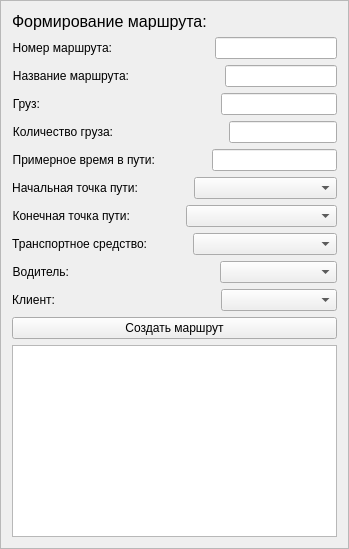
          <widget class="QFrame" name="frame_3">
           <property name="autoFillBackground">
            <bool>true</bool>
           </property>
           <property name="frameShape">
            <enum>QFrame::StyledPanel</enum>
           </property>
           <property name="frameShadow">
            <enum>QFrame::Raised</enum>
           </property>
           <layout class="QGridLayout" name="gridLayout_3">
            <item row="0" column="0">
             <layout class="QVBoxLayout" name="verticalLayout_41">
              <item>
               <widget class="QLabel" name="label_100">
                <property name="font">
                 <font>
                  <pointsize>12</pointsize>
                 </font>
                </property>
                <property name="text">
                 <string>Формирование маршрута:</string>
                </property>
               </widget>
              </item>
              <item>
               <layout class="QVBoxLayout" name="verticalLayout_42">
                <item>
                 <layout class="QVBoxLayout" name="verticalLayout_43">
                  <item>
                   <layout class="QHBoxLayout" name="horizontalLayout_92">
                    <item>
                     <widget class="QLabel" name="label_101">
                      <property name="text">
                       <string>Номер маршрута:</string>
                      </property>
                      <property name="alignment">
                       <set>Qt::AlignRight|Qt::AlignTrailing|Qt::AlignVCenter</set>
                      </property>
                     </widget>
                    </item>
                    <item>
                     <spacer name="horizontalSpacer_23">
                      <property name="orientation">
                       <enum>Qt::Horizontal</enum>
                      </property>
                      <property name="sizeType">
                       <enum>QSizePolicy::Fixed</enum>
                      </property>
                      <property name="sizeHint" stdset="0">
                       <size>
                        <width>97</width>
                        <height>20</height>
                       </size>
                      </property>
                     </spacer>
                    </item>
                    <item>
                     <widget class="QLineEdit" name="lineEdit_87">
                      <property name="sizePolicy">
                       <sizepolicy hsizetype="Expanding" vsizetype="Fixed">
                        <horstretch>0</horstretch>
                        <verstretch>0</verstretch>
                       </sizepolicy>
                      </property>
                     </widget>
                    </item>
                   </layout>
                  </item>
                  <item>
                   <layout class="QHBoxLayout" name="horizontalLayout_93">
                    <item>
                     <widget class="QLabel" name="label_102">
                      <property name="text">
                       <string>Название маршрута:</string>
                      </property>
                      <property name="alignment">
                       <set>Qt::AlignRight|Qt::AlignTrailing|Qt::AlignVCenter</set>
                      </property>
                     </widget>
                    </item>
                    <item>
                     <spacer name="horizontalSpacer_24">
                      <property name="orientation">
                       <enum>Qt::Horizontal</enum>
                      </property>
                      <property name="sizeType">
                       <enum>QSizePolicy::Fixed</enum>
                      </property>
                      <property name="sizeHint" stdset="0">
                       <size>
                        <width>90</width>
                        <height>20</height>
                       </size>
                      </property>
                     </spacer>
                    </item>
                    <item>
                     <widget class="QLineEdit" name="lineEdit_88">
                      <property name="sizePolicy">
                       <sizepolicy hsizetype="Expanding" vsizetype="Fixed">
                        <horstretch>0</horstretch>
                        <verstretch>0</verstretch>
                       </sizepolicy>
                      </property>
                     </widget>
                    </item>
                   </layout>
                  </item>
                  <item>
                   <layout class="QHBoxLayout" name="horizontalLayout_96">
                    <item>
                     <widget class="QLabel" name="label_105">
                      <property name="text">
                       <string>Груз:</string>
                      </property>
                      <property name="alignment">
                       <set>Qt::AlignRight|Qt::AlignTrailing|Qt::AlignVCenter</set>
                      </property>
                     </widget>
                    </item>
                    <item>
                     <spacer name="horizontalSpacer_27">
                      <property name="orientation">
                       <enum>Qt::Horizontal</enum>
                      </property>
                      <property name="sizeType">
                       <enum>QSizePolicy::Fixed</enum>
                      </property>
                      <property name="sizeHint" stdset="0">
                       <size>
                        <width>175</width>
                        <height>20</height>
                       </size>
                      </property>
                     </spacer>
                    </item>
                    <item>
                     <widget class="QLineEdit" name="lineEdit_90">
                      <property name="sizePolicy">
                       <sizepolicy hsizetype="Expanding" vsizetype="Fixed">
                        <horstretch>0</horstretch>
                        <verstretch>0</verstretch>
                       </sizepolicy>
                      </property>
                     </widget>
                    </item>
                   </layout>
                  </item>
                  <item>
                   <layout class="QHBoxLayout" name="horizontalLayout_97">
                    <item>
                     <widget class="QLabel" name="label_106">
                      <property name="text">
                       <string>Количество груза:</string>
                      </property>
                      <property name="alignment">
                       <set>Qt::AlignRight|Qt::AlignTrailing|Qt::AlignVCenter</set>
                      </property>
                     </widget>
                    </item>
                    <item>
                     <spacer name="horizontalSpacer_28">
                      <property name="orientation">
                       <enum>Qt::Horizontal</enum>
                      </property>
                      <property name="sizeType">
                       <enum>QSizePolicy::Fixed</enum>
                      </property>
                      <property name="sizeHint" stdset="0">
                       <size>
                        <width>110</width>
                        <height>20</height>
                       </size>
                      </property>
                     </spacer>
                    </item>
                    <item>
                     <widget class="QLineEdit" name="lineEdit_91">
                      <property name="sizePolicy">
                       <sizepolicy hsizetype="Expanding" vsizetype="Fixed">
                        <horstretch>0</horstretch>
                        <verstretch>0</verstretch>
                       </sizepolicy>
                      </property>
                     </widget>
                    </item>
                   </layout>
                  </item>
                  <item>
                   <layout class="QHBoxLayout" name="horizontalLayout_98">
                    <item>
                     <widget class="QLabel" name="label_107">
                      <property name="text">
                       <string>Примерное время в пути:</string>
                      </property>
                      <property name="alignment">
                       <set>Qt::AlignRight|Qt::AlignTrailing|Qt::AlignVCenter</set>
                      </property>
                     </widget>
                    </item>
                    <item>
                     <spacer name="horizontalSpacer_33">
                      <property name="orientation">
                       <enum>Qt::Horizontal</enum>
                      </property>
                      <property name="sizeType">
                       <enum>QSizePolicy::Fixed</enum>
                      </property>
                      <property name="sizeHint" stdset="0">
                       <size>
                        <width>51</width>
                        <height>20</height>
                       </size>
                      </property>
                     </spacer>
                    </item>
                    <item>
                     <widget class="QLineEdit" name="lineEdit_92">
                      <property name="sizePolicy">
                       <sizepolicy hsizetype="Expanding" vsizetype="Fixed">
                        <horstretch>0</horstretch>
                        <verstretch>0</verstretch>
                       </sizepolicy>
                      </property>
                     </widget>
                    </item>
                   </layout>
                  </item>
                  <item>
                   <layout class="QHBoxLayout" name="horizontalLayout_101">
                    <item>
                     <widget class="QLabel" name="label_110">
                      <property name="text">
                       <string>Начальная точка пути:</string>
                      </property>
                      <property name="alignment">
                       <set>Qt::AlignRight|Qt::AlignTrailing|Qt::AlignVCenter</set>
                      </property>
                     </widget>
                    </item>
                    <item>
                     <spacer name="horizontalSpacer_39">
                      <property name="orientation">
                       <enum>Qt::Horizontal</enum>
                      </property>
                      <property name="sizeType">
                       <enum>QSizePolicy::Fixed</enum>
                      </property>
                      <property name="sizeHint" stdset="0">
                       <size>
                        <width>50</width>
                        <height>20</height>
                       </size>
                      </property>
                     </spacer>
                    </item>
                    <item>
                     <widget class="QComboBox" name="comboBox_5">
                      <property name="sizePolicy">
                       <sizepolicy hsizetype="Expanding" vsizetype="Fixed">
                        <horstretch>0</horstretch>
                        <verstretch>0</verstretch>
                       </sizepolicy>
                      </property>
                     </widget>
                    </item>
                   </layout>
                  </item>
                  <item>
                   <layout class="QHBoxLayout" name="horizontalLayout_102">
                    <item>
                     <widget class="QLabel" name="label_111">
                      <property name="text">
                       <string>Конечная точка пути:</string>
                      </property>
                      <property name="alignment">
                       <set>Qt::AlignRight|Qt::AlignTrailing|Qt::AlignVCenter</set>
                      </property>
                     </widget>
                    </item>
                    <item>
                     <spacer name="horizontalSpacer_40">
                      <property name="orientation">
                       <enum>Qt::Horizontal</enum>
                      </property>
                      <property name="sizeType">
                       <enum>QSizePolicy::Fixed</enum>
                      </property>
                      <property name="sizeHint" stdset="0">
                       <size>
                        <width>50</width>
                        <height>20</height>
                       </size>
                      </property>
                     </spacer>
                    </item>
                    <item>
                     <widget class="QComboBox" name="comboBox_6">
                      <property name="sizePolicy">
                       <sizepolicy hsizetype="Expanding" vsizetype="Fixed">
                        <horstretch>0</horstretch>
                        <verstretch>0</verstretch>
                       </sizepolicy>
                      </property>
                     </widget>
                    </item>
                   </layout>
                  </item>
                  <item>
                   <layout class="QHBoxLayout" name="horizontalLayout_95">
                    <item>
                     <widget class="QLabel" name="label_104">
                      <property name="text">
                       <string>Транспортное средство:</string>
                      </property>
                      <property name="alignment">
                       <set>Qt::AlignRight|Qt::AlignTrailing|Qt::AlignVCenter</set>
                      </property>
                     </widget>
                    </item>
                    <item>
                     <spacer name="horizontalSpacer_26">
                      <property name="orientation">
                       <enum>Qt::Horizontal</enum>
                      </property>
                      <property name="sizeType">
                       <enum>QSizePolicy::Fixed</enum>
                      </property>
                      <property name="sizeHint" stdset="0">
                       <size>
                        <width>40</width>
                        <height>20</height>
                       </size>
                      </property>
                     </spacer>
                    </item>
                    <item>
                     <widget class="QComboBox" name="comboBox">
                      <property name="sizePolicy">
                       <sizepolicy hsizetype="Expanding" vsizetype="Fixed">
                        <horstretch>0</horstretch>
                        <verstretch>0</verstretch>
                       </sizepolicy>
                      </property>
                     </widget>
                    </item>
                   </layout>
                  </item>
                  <item>
                   <layout class="QHBoxLayout" name="horizontalLayout_99">
                    <item>
                     <widget class="QLabel" name="label_108">
                      <property name="text">
                       <string>Водитель:</string>
                      </property>
                      <property name="alignment">
                       <set>Qt::AlignRight|Qt::AlignTrailing|Qt::AlignVCenter</set>
                      </property>
                     </widget>
                    </item>
                    <item>
                     <spacer name="horizontalSpacer_29">
                      <property name="orientation">
                       <enum>Qt::Horizontal</enum>
                      </property>
                      <property name="sizeType">
                       <enum>QSizePolicy::Fixed</enum>
                      </property>
                      <property name="sizeHint" stdset="0">
                       <size>
                        <width>145</width>
                        <height>20</height>
                       </size>
                      </property>
                     </spacer>
                    </item>
                    <item>
                     <widget class="QComboBox" name="comboBox_3">
                      <property name="sizePolicy">
                       <sizepolicy hsizetype="Expanding" vsizetype="Fixed">
                        <horstretch>0</horstretch>
                        <verstretch>0</verstretch>
                       </sizepolicy>
                      </property>
                     </widget>
                    </item>
                   </layout>
                  </item>
                  <item>
                   <layout class="QHBoxLayout" name="horizontalLayout_100">
                    <item>
                     <widget class="QLabel" name="label_109">
                      <property name="text">
                       <string>Клиент:</string>
                      </property>
                      <property name="alignment">
                       <set>Qt::AlignRight|Qt::AlignTrailing|Qt::AlignVCenter</set>
                      </property>
                     </widget>
                    </item>
                    <item>
                     <spacer name="horizontalSpacer_30">
                      <property name="orientation">
                       <enum>Qt::Horizontal</enum>
                      </property>
                      <property name="sizeType">
                       <enum>QSizePolicy::Fixed</enum>
                      </property>
                      <property name="sizeHint" stdset="0">
                       <size>
                        <width>160</width>
                        <height>20</height>
                       </size>
                      </property>
                     </spacer>
                    </item>
                    <item>
                     <widget class="QComboBox" name="comboBox_4">
                      <property name="sizePolicy">
                       <sizepolicy hsizetype="Expanding" vsizetype="Fixed">
                        <horstretch>0</horstretch>
                        <verstretch>0</verstretch>
                       </sizepolicy>
                      </property>
                     </widget>
                    </item>
                   </layout>
                  </item>
                 </layout>
                </item>
                <item>
                 <widget class="QPushButton" name="addRouteButton">
                  <property name="text">
                   <string>Создать маршрут</string>
                  </property>
                 </widget>
                </item>
                <item>
                 <layout class="QVBoxLayout" name="verticalLayout_44"/>
                </item>
               </layout>
              </item>
             </layout>
            </item>
            <item row="1" column="0">
             <widget class="QPlainTextEdit" name="plainTextEdit_3"/>
            </item>
           </layout>
          </widget>
